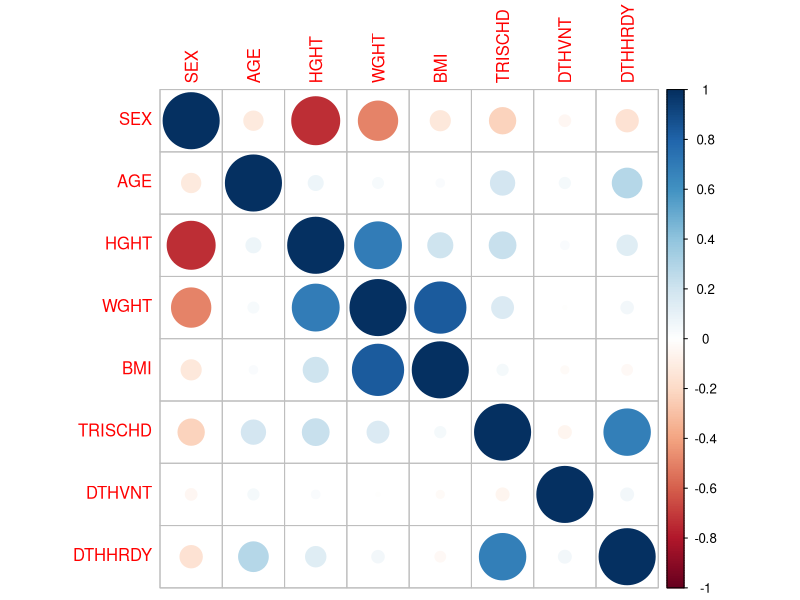
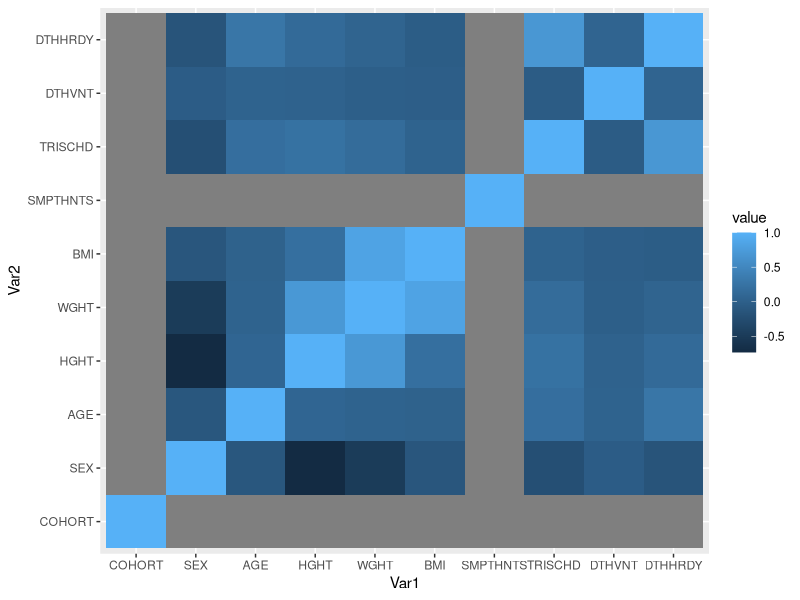
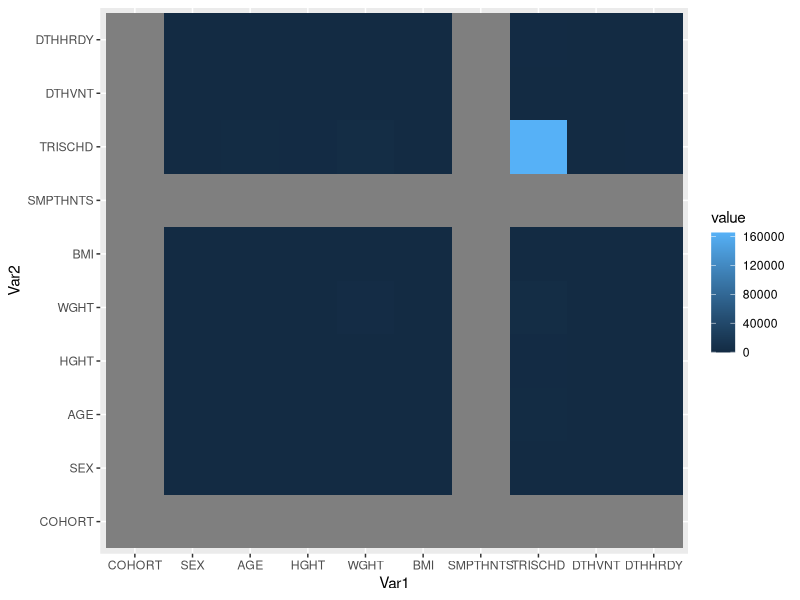
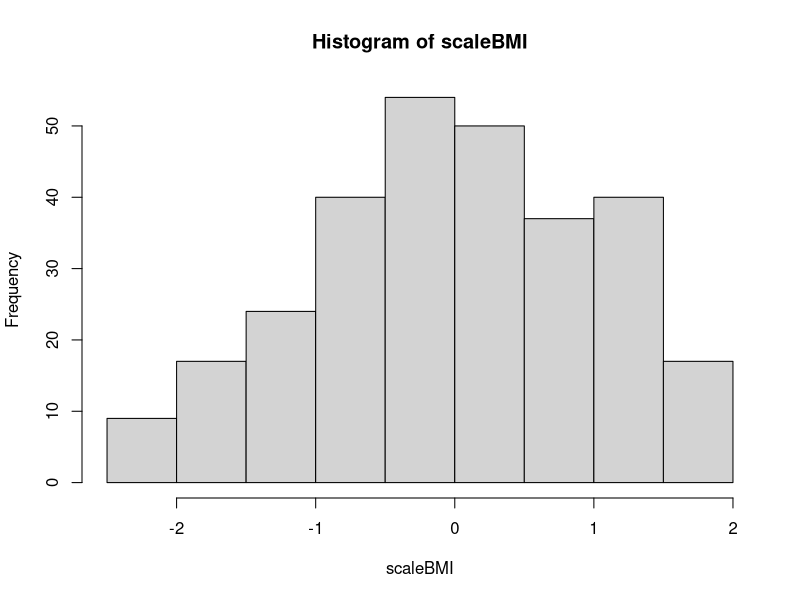
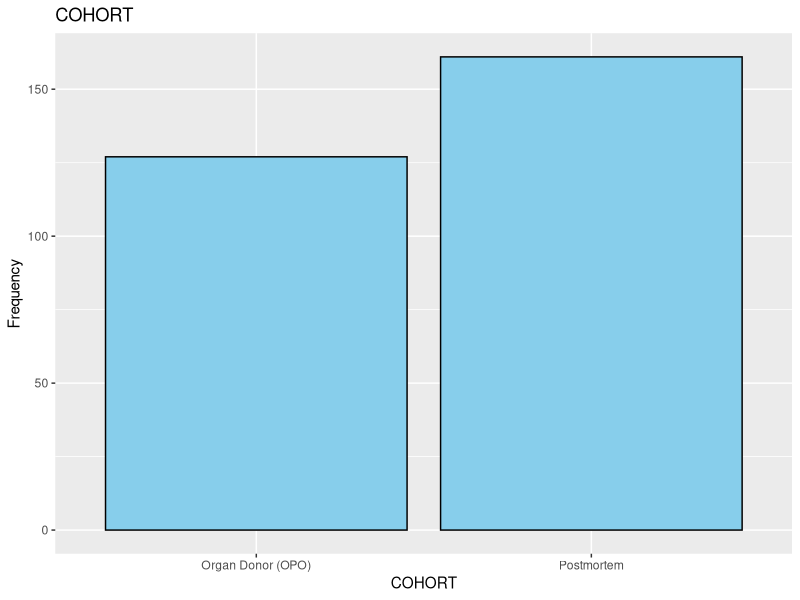
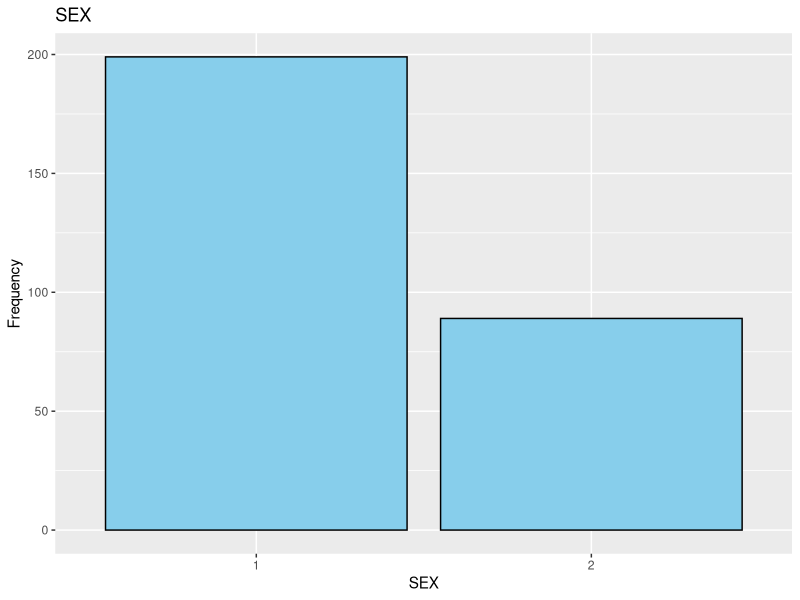
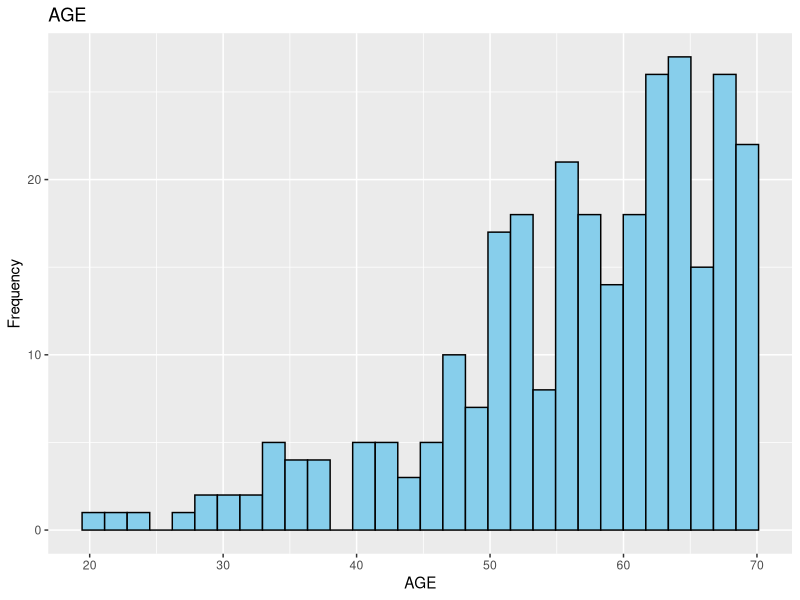
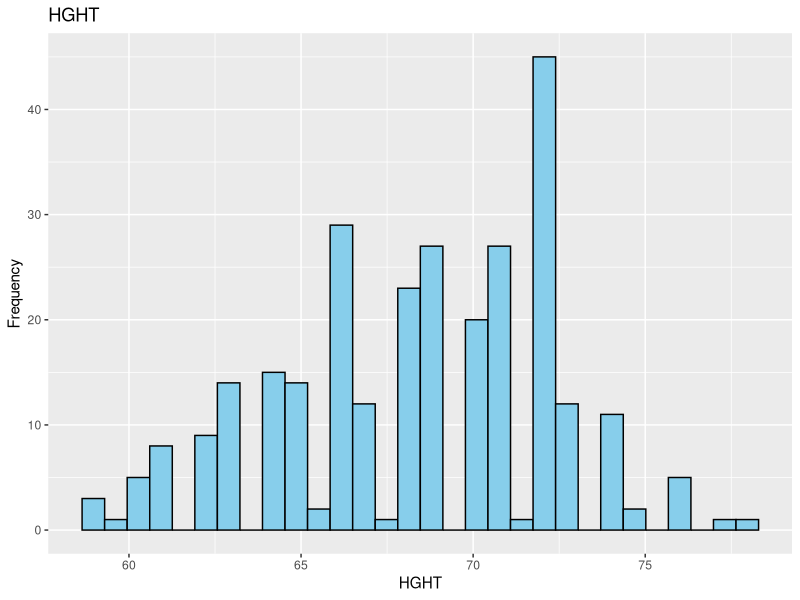

Write R code to recreate these figures, in order. (Note: this script raises an error after producing the figures.)
######### Packages Import #########
library("ggplot2")
library("GGally")
library("corrplot")
library("reshape2")

######### Functions Definition #########
distribution_plot <- function(data, variable, title) {
    if (is.numeric(data[[variable]])) {
        plot <- ggplot(data, aes(x = .data[[variable]])) +
            geom_histogram(fill = "skyblue", color = "black")
    } else {
        plot <- ggplot(data, aes(x = .data[[variable]])) +
            geom_bar(fill = "skyblue", color = "black")
    }

    plot + labs(
        title = title,
        x = variable,
        y = "Frequency"
    )
}

######### Body #########
clinical_data <- read.table("data/clinical_data.tsv",
    sep = "\t",
    header = TRUE
)

clinical_data$SEX <- as.factor(clinical_data$SEX)
clinical_data$DTHVNT <- as.factor(clinical_data$DTHVNT)
clinical_data$DTHHRDY <- as.factor(clinical_data$DTHHRDY)
clinical_data$COHORT <- as.factor(clinical_data$COHORT)
clinical_data$SMPTHNTS <- as.factor(clinical_data$SMPTHNTS)


plot <- lapply(colnames(clinical_data)[-c(1:2, 13:14)], function(x) {
    plot <- distribution_plot(clinical_data, x, x)
    path <- file.path("figures", "clinical_data_var_dist", paste0(x, ".pdf"))
    ggsave(
        filename = path,
        plot,
        width = 10,
        height = 10
    )
})

ggpairs_plot <- GGally::ggpairs(clinical_data[-c(1, 2, 13, 14)])
ggsave(
    filename = file.path(
        "figures",
        "clinical_data_exploration",
        "ggpairs_plot.pdf"
    ),
    ggpairs_plot,
    width = 15,
    height = 10
)

numeric_clinical_data <- apply(
    clinical_data[-c(1:2, 13:14)],
    2,
    as.numeric
)

cor_clinical_data <- cor(numeric_clinical_data)
cov_clinical_data <- cov(numeric_clinical_data)

corrplot(cor_clinical_data[-c(1, 7), -c(1, 7)], method = "circle")
melted_cor <- melt(cor_clinical_data)
melted_cov <- melt(cov_clinical_data)
ggplot(data = melted_cor, aes(x = Var1, y = Var2, fill = value)) +
    geom_tile()
ggplot(data = melted_cov, aes(x = Var1, y = Var2, fill = value)) +
    geom_tile()

# mise a l'echelle de certaines variable
clinical_data_scale <- data.frame(
    clinical_data$SMPLID, clinical_data$SUBJID,
    clinical_data$COHORT, clinical_data$SMPTHNTS,
    clinical_data$SMPLID.1, clinical_data$IMGURL,
    clinical_data$SEX, clinical_data$DTHHRDY,
    clinical_data$DTHVNT
)
scaleAGE <- scale(clinical_data$AGE)
scaleHGHT <- scale(clinical_data$HGHT)
scaleWGHT <- scale(clinical_data$WGHT)
scaleBMI <- scale(clinical_data$BMI)
scaleTRISCHD <- scale(clinical_data$TRISCHD)

clinical_data_scale$AGE_scale <- scaleAGE
clinical_data_scale$AGE <- clinical_data$AGE
clinical_data_scale$HGHT_scale <- scaleHGHT
clinical_data_scale$WGHT_scale <- scaleWGHT
clinical_data_scale$BMI_scale <- scaleBMI
clinical_data_scale$TRISCHD_scale <- scaleTRISCHD
hist(scaleBMI)

plot <- lapply(colnames(clinical_data_scale)[-c(1:2, 5:6)], function(x) {
    plot <- distribution_plot(clinical_data_scale, x, x)
    path <- file.path("figures", "clinical_data_scale_var_dist", paste0(x, ".pdf"))
    ggsave(
        filename = path,
        plot,
        width = 10,
        height = 10
    )
})
# transformation Racine carré
clinical_data_racine_caree <- data.frame(
    clinical_data$SMPLID, clinical_data$SUBJID,
    clinical_data$COHORT, clinical_data$SMPTHNTS,
    clinical_data$SMPLID.1, clinical_data$IMGURL,
    clinical_data$SEX, clinical_data$DTHHRDY,
    clinical_data$DTHVNT
)
racineAGE <- sqrt(clinical_data$AGE)
racineHGHT <- sqrt(clinical_data$HGHT)
racineWGHT <- sqrt(clinical_data$WGHT)
racineBMI <- sqrt(clinical_data$BMI)
racineTRISCHD <- sqrt(clinical_data$TRISCHD)
clinical_data_racine_caree$AGE_racine <- racineAGE
clinical_data_racine_caree$HGHT_racine <- racineHGHT
clinical_data_racine_caree$WGHT_racine <- racineWGHT
clinical_data_racine_caree$BMI_racine <- racineBMI
clinical_data_racine_caree$TRISCHD_racine <- racineTRISCHD

plot <- lapply(colnames(clinical_data_racine_caree)[-c(1:2, 5:6)], function(x) {
    plot <- distribution_plot(clinical_data_racine_caree, x, x)
    path <- file.path("figures", "clinical_data_racine_caree_var_dist", paste0(x, ".pdf"))
    ggsave(
        filename = path,
        plot,
        width = 10,
        height = 10
    )
})
# transoformation log
clinical_data_log <- data.frame(
    clinical_data$SMPLID, clinical_data$SUBJID,
    clinical_data$COHORT, clinical_data$SMPTHNTS,
    clinical_data$SMPLID.1, clinical_data$IMGURL,
    clinical_data$SEX, clinical_data$DTHHRDY,
    clinical_data$DTHVNT
)
logAGE <- log(clinical_data$AGE)
logHGHT <- log(clinical_data$HGHT)
logWGHT <- log(clinical_data$WGHT)
logBMI <- log(clinical_data$BMI)
logTRISCHD <- log(clinical_data$TRISCHD)
clinical_data_log$AGE_log <- logAGE
clinical_data_log$HGHT_log <- logHGHT
clinical_data_log$WGHT_log <- logWGHT
clinical_data_log$BMI_log <- logBMI
clinical_data_log$TRISCHD_log <- logTRISCHD

plot <- lapply(colnames(clinical_data_log)[-c(1:2, 5:6)], function(x) {
    plot <- distribution_plot(clinical_data_log, x, x)
    path <- file.path("figures", "clinical_data_log_var_dist", paste0(x, ".pdf"))
    ggsave(
        filename = path,
        plot,
        width = 10,
        height = 10
    )
})
# Inverse Normal Transformation (rank based)
clinical_data_Inverse_Normal_Transformation <- clinical_data[c(
    "SMPLID",
    "SUBJID",
    "COHORT",
    "SMPTHNTS",
    "SMPLID.1",
    "IMGURL",
    "SEX",
    "DTHHRDY",
    "DTHVNT"
)]

INT_AGE <- qnorm((rank(clinical_data$AGE, na.last = "keep") - 0.375) / (sum(!is.na(clinical_data$AGE)) - 2 * 0.375 + 1))
INT_HGHT <- qnorm((rank(clinical_data$HGHT, na.last = "keep") - 0.375) / (sum(!is.na(clinical_data$HGHT)) - 2 * 0.375 + 1))
INT_WGHT <- qnorm((rank(clinical_data$WGHT, na.last = "keep") - 0.5) / (sum(!is.na(clinical_data$WGHT)) - 2 * 0.375 + 1))
INT_BMI <- qnorm((rank(clinical_data$BMI, na.last = "keep") - 0.5) / (sum(!is.na(clinical_data$BMI)) - 2 * 0.375 + 1))
INT_TRISCHD <- qnorm((rank(clinical_data$TRISCHD, na.last = "keep") - 0.5) / (sum(!is.na(clinical_data$TRISCHD)) - 2 * 0.375 + 1))



clinical_data_Inverse_Normal_Transformation$AGE <- INT_AGE
clinical_data_Inverse_Normal_Transformation$HGHT <- INT_HGHT
clinical_data_Inverse_Normal_Transformation$WGHT <- INT_WGHT
clinical_data_Inverse_Normal_Transformation$BMI <- INT_BMI
clinical_data_Inverse_Normal_Transformation$TRISCHD <- INT_TRISCHD
hist(clinical_data_Inverse_Normal_Transformation$AGE)

plot <- lapply(colnames(clinical_data_Inverse_Normal_Transformation)[-c(1:2, 5:6)], function(x) {
    plot <- distribution_plot(clinical_data_Inverse_Normal_Transformation, x, x)
    path <- file.path("figures", "clinical_data_Inverse_Normal_Transformation_var_dist", paste0(x, ".pdf"))
    ggsave(
        filename = path,
        plot,
        width = 10,
        height = 10
    )
})


# test de normalité
shapiro.test(clinical_data$AGE)
shapiro <- lapply(clinical_data, function(x) {
    if (is.numeric(x)) {
        shapiro.test(x)
    }
})
names(shapiro) <- names(clinical_data)
shapiro
# test de normalité sur donné transformé avec racine
shapiro_racine <- lapply(clinical_data_racine_caree, function(x) {
    if (is.numeric(x)) {
        shapiro.test(x)
    }
})
shapiro_racine
# test de normalité sur donnée transformé avec log
shapiro_log <- lapply(clinical_data_log, function(x) {
    if (is.numeric(x)) {
        shapiro.test(x)
    }
})
shapiro_log
# test de normalité sur donnée scale
shapiro_scale <- lapply(clinical_data_scale, function(x) {
    if (is.numeric(x)) {
        shapiro.test(x)
    }
})
shapiro_scale
# test de normalité  sur INT
shapiro_INT <- lapply(clinical_data_Inverse_Normal_Transformation, function(x) {
    if (is.numeric(x)) {
        shapiro.test(x)
    }
})
shapiro_INT
# save clinical_data_Inverse_Normal_Transformation
write.table(clinical_data_Inverse_Normal_Transformation, "data_output/clinical_data_normalized.tsv", sep = "\t")
test <- clinical_data_test <- read.table("data/clinical_data_Inverse_Normal_Transformation.tsv",
    sep = "\t",
    header = TRUE
)
